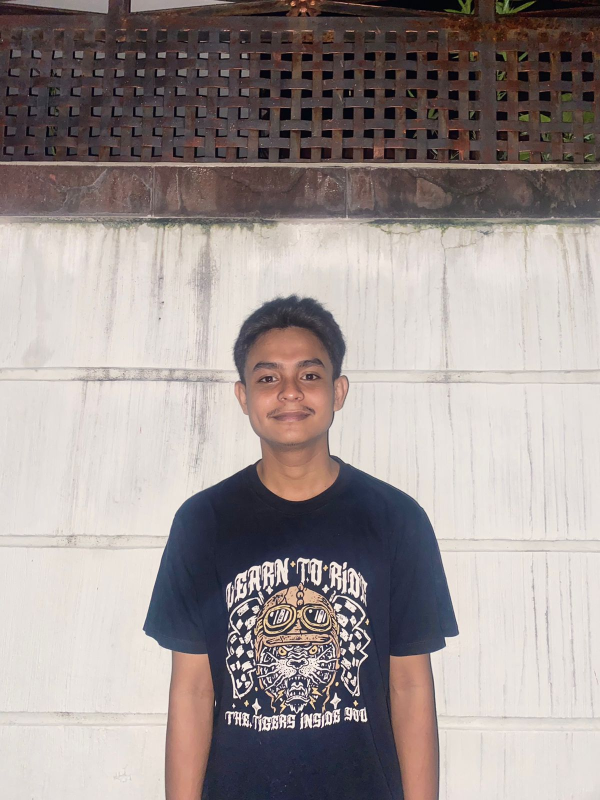
#> input picture foto.jpeg, 1200 x 1600 px (shown at 1/2 size)
$ jupyter execute main.ipynb
#> lines starting #> are read from the running program, lines starting #| are printed output that depends on the picture
[cell 1]
import cv2
import numpy as np
from matplotlib import pyplot as plt

# Membaca gambar asli
image_path = './foto.jpeg'
image = cv2.imread(image_path)
#> image is the input picture: shape (1600, 1200, 3); mean B, G, R 145.8, 147.6, 157.3

# Pastikan gambar berhasil dibaca
if image is None:
    print("Gambar tidak terdeteksi")
else:
    plt.figure(figsize=(12, 4))

    # Menampilkan gambar asli
    plt.subplot(131)
    plt.title('Gambar Asli')
    # Mengonversi gambar ke grayscale sebelum menampilkannya
    grayscale_image = cv2.cvtColor(image, cv2.COLOR_BGR2GRAY)
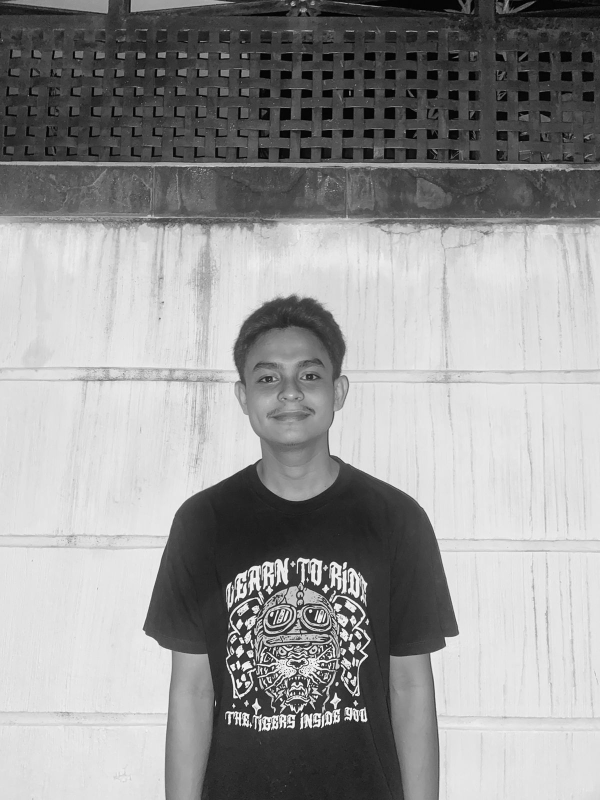
#> grayscale_image: shape (1600, 1200) (shown at 1/2 size); min 0, max 255, mean 150.2
    plt.imshow(grayscale_image, cmap='gray')

    # Menambahkan Gaussian noise
    mean = 0
    std_dev = 25
    noisy_image = grayscale_image + np.random.normal(mean, std_dev, grayscale_image.shape).astype(np.uint8)
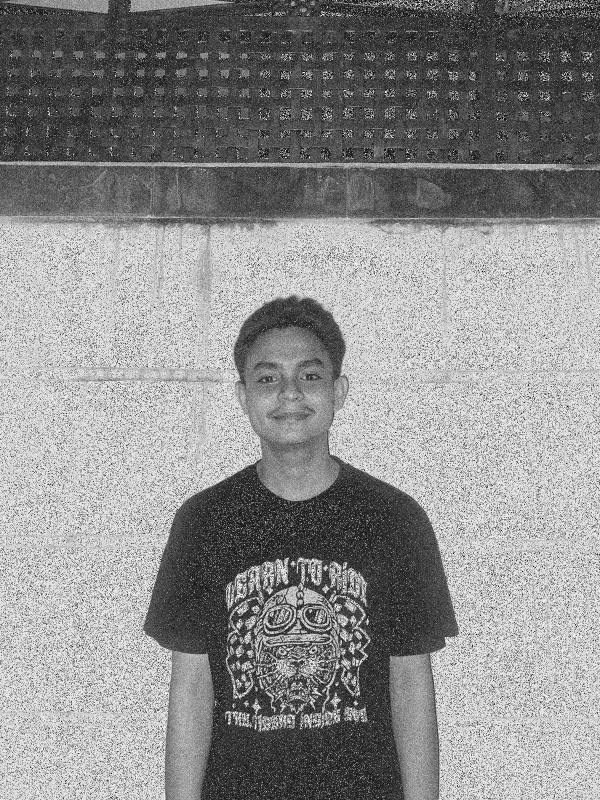
#> noisy_image: shape (1600, 1200) (shown at 1/2 size); min 0, max 255, mean 140.9

    # Menampilkan gambar dengan Gaussian noise
    plt.subplot(132)
    plt.title('Gaussian Noise')
    plt.imshow(noisy_image, cmap='gray')

    # Mengurangi noise dengan filter Gaussian
    kernel_size = (5, 5)
    denoised_image = cv2.GaussianBlur(noisy_image, kernel_size, 0)

    # Menampilkan gambar yang telah direduksi noise
    plt.subplot(133)
    plt.title('Hasil Reduksi Noise (Gaussian Filter)')
    plt.imshow(denoised_image, cmap='gray')

    plt.tight_layout()
    plt.show()
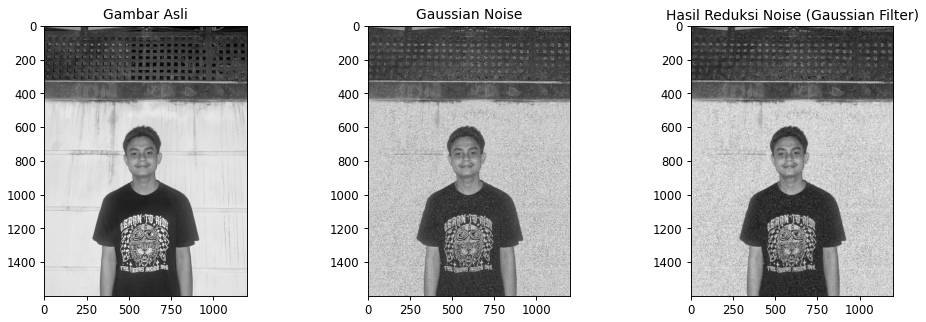
#> figure drawn by matplotlib, 3 panels

[cell 2]
import cv2
import numpy as np
from matplotlib import pyplot as plt

# Membaca gambar dari file
image = cv2.imread('./foto.jpeg')

# Mengubah gambar menjadi grayscale
gray_image = cv2.cvtColor(image, cv2.COLOR_BGR2GRAY)

# Membuat salinan gambar grayscale
noisy_image = gray_image.copy()

# Mencari jumlah piksel yang akan diubah menjadi noise
amount_of_noise = 0.1

# Mengacak lokasi piksel yang akan diubah menjadi noise "salt"
num_salt = np.ceil(amount_of_noise * gray_image.size)
#> num_salt = 192000
salt_coords = [np.random.randint(0, i - 1, int(num_salt)) for i in gray_image.shape]
noisy_image[salt_coords[0], salt_coords[1]] = 255  # Menjadi piksel putih

# Mengacak lokasi piksel yang akan diubah menjadi noise "pepper"
num_pepper = np.ceil(amount_of_noise * gray_image.size)
#> num_pepper = 192000
pepper_coords = [np.random.randint(0, i - 1, int(num_pepper)) for i in gray_image.shape]
noisy_image[pepper_coords[0], pepper_coords[1]] = 0  # Menjadi piksel hitam
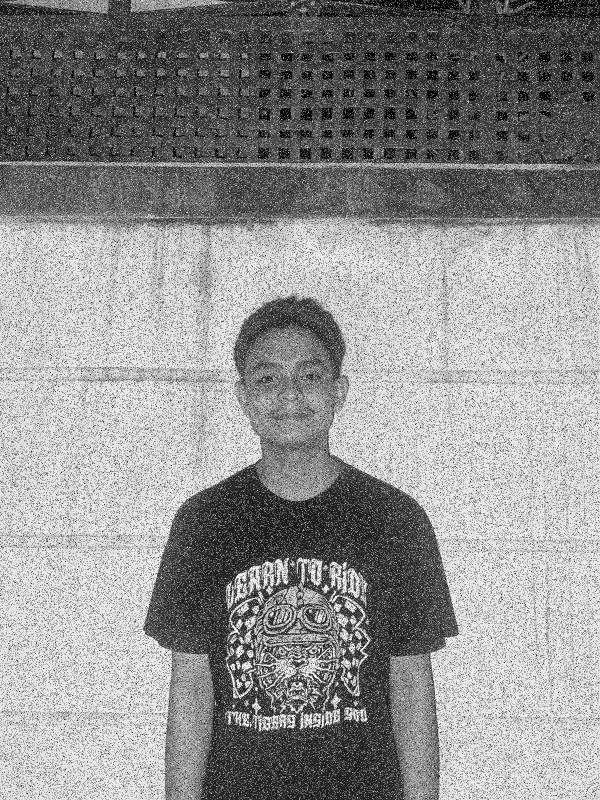
#> noisy_image: shape (1600, 1200) (shown at 1/2 size); min 0, max 255, mean 144.9

# Menggunakan filter median untuk mengurangi noise
filtered_image = cv2.medianBlur(noisy_image, 5)  # Angka 5 adalah ukuran kernel filter

# Menampilkan gambar grayscale asli, gambar dengan noise, dan gambar setelah reduksi noise
plt.figure(figsize=(18, 6))
plt.subplot(1, 3, 1)
plt.title('Gambar Asli')
plt.imshow(gray_image, cmap='gray')

plt.subplot(1, 3, 2)
plt.title('Gambar dengan Noise Salt and Pepper')
plt.imshow(noisy_image, cmap='gray')

plt.subplot(1, 3, 3)
plt.title('Gambar setelah Reduksi Noise')
plt.imshow(filtered_image, cmap='gray')

plt.show()

[cell 3]
import cv2
import numpy as np
import matplotlib.pyplot as plt

# Membaca gambar
image_path = './foto.jpeg'
image = cv2.imread(image_path)

# Pastikan gambar berhasil dibaca
if image is None:
    print("Gambar tidak terdeteksi")
else:
    # Menambahkan kecerahan
    brightness_increase = cv2.convertScaleAbs(image, alpha=1.0, beta=50)
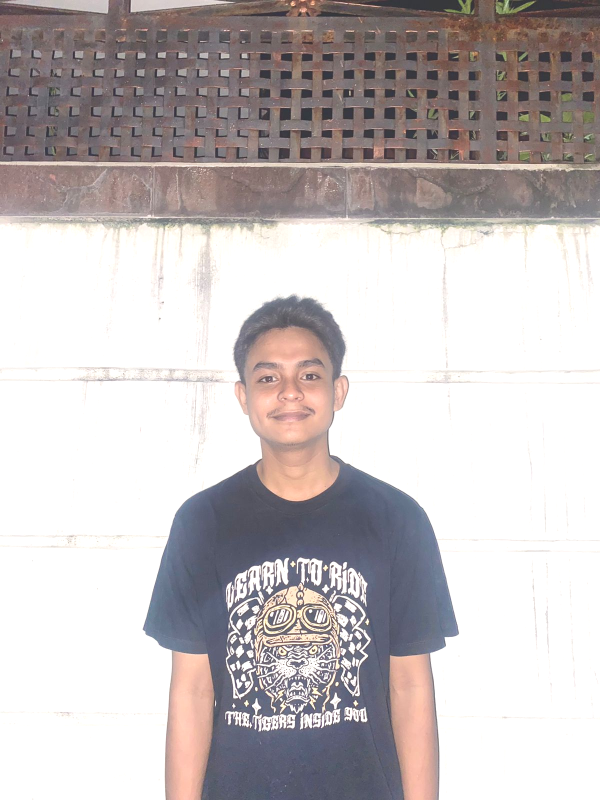
#> brightness_increase: shape (1600, 1200, 3) (shown at 1/2 size); mean B, G, R 189.5, 189, 195.6
    # Mengurangi kecerahan
    brightness_decrease = cv2.convertScaleAbs(image, alpha=1.0, beta=-50)
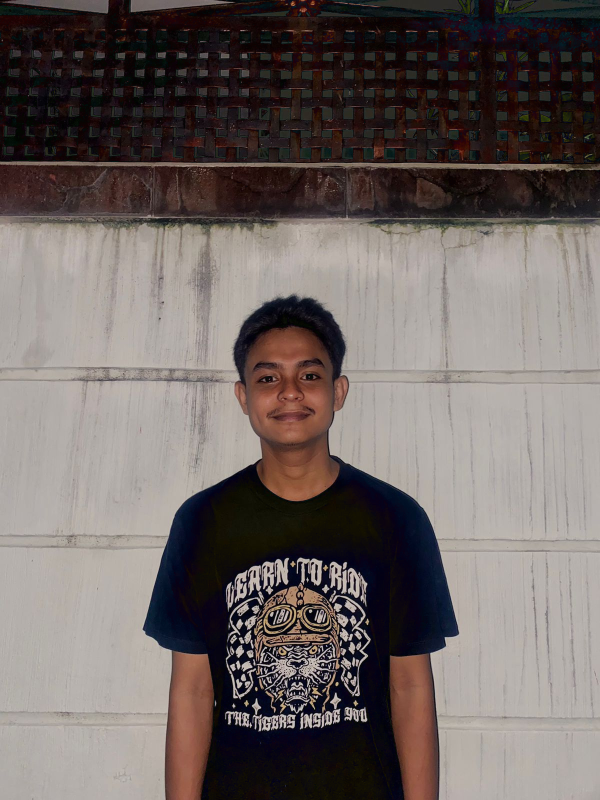
#> brightness_decrease: shape (1600, 1200, 3) (shown at 1/2 size); mean B, G, R 99.4, 102.1, 111.2

    # Menampilkan gambar asli
    plt.figure(figsize=(18, 14))
    plt.subplot(231)
    plt.title('Gambar Asli')
    plt.imshow(cv2.cvtColor(image, cv2.COLOR_BGR2RGB))

    # Menampilkan histogram gambar asli
    plt.subplot(234)
    plt.title('Histogram Gambar Asli')
    for i, color in enumerate(['b', 'g', 'r']):
        hist = cv2.calcHist([image], [i], None, [256], [0, 256])
        plt.plot(hist, color=color)

    # Menampilkan gambar setelah penambahan kecerahan
    plt.subplot(232)
    plt.title('Penambahan Brightness')
    plt.imshow(cv2.cvtColor(brightness_increase, cv2.COLOR_BGR2RGB))

    # Menampilkan histogram gambar setelah penambahan kecerahan
    plt.subplot(235)
    plt.title('Histogram Setelah Kecerahan Ditambahkan')
    for i, color in enumerate(['b', 'g', 'r']):
        hist = cv2.calcHist([brightness_increase], [i], None, [256], [0, 256])
        plt.plot(hist, color=color)

    # Menampilkan gambar setelah pengurangan kecerahan
    plt.subplot(233)
    plt.title('Pengurangan Brightness')
    plt.imshow(cv2.cvtColor(brightness_decrease, cv2.COLOR_BGR2RGB))

    # Menampilkan histogram gambar setelah pengurangan kecerahan
    plt.subplot(236)
    plt.title('Histogram Setelah Kecerahan Dikurangi')
    for i, color in enumerate(['b', 'g', 'r']):
        hist = cv2.calcHist([brightness_decrease], [i], None, [256], [0, 256])
        plt.plot(hist, color=color)

    plt.tight_layout()
    plt.show()
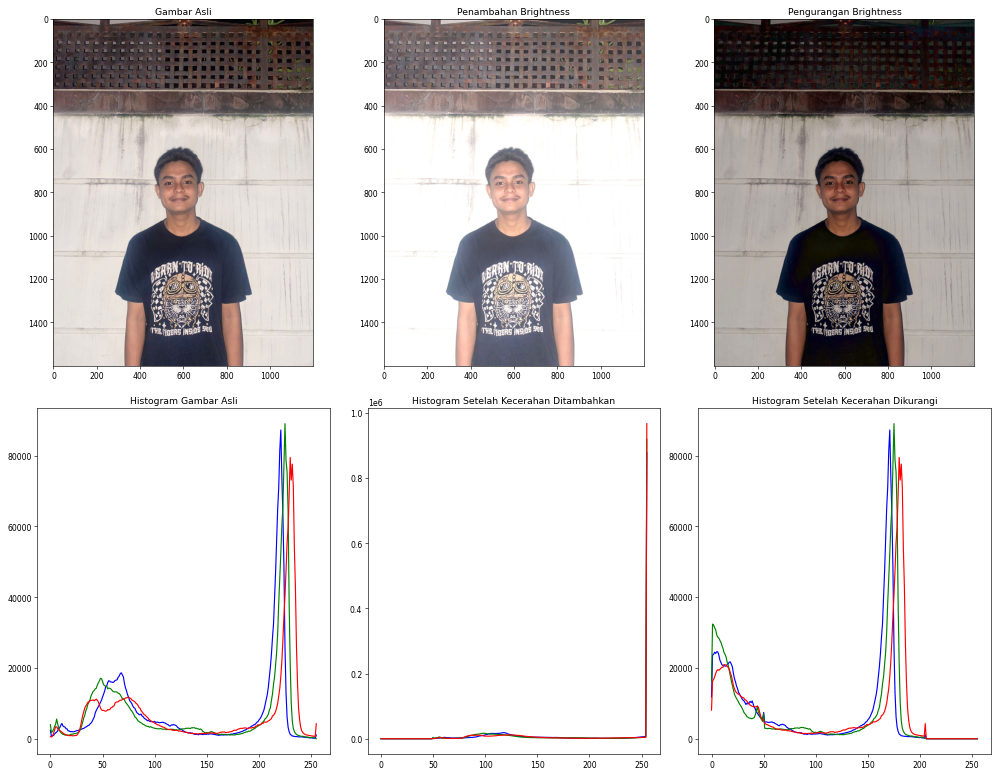
#> figure drawn by matplotlib, 6 panels; panel 2: curve peaks at x = 221, y = 87248; panel 2: curve peaks at x = 225, y = 89038; panel 2: curve peaks at x = 230, y = 79508; panel 4: curve peaks at x = 255, y = 879174

[cell 4]
import cv2
import matplotlib.pyplot as plt

# Membaca gambar berwarna
image_path = './foto.jpeg'
image = cv2.imread(image_path)

# Pastikan gambar berhasil dibaca
if image is None:
    print("Gambar tidak terdeteksi")
else:
    # Mengonversi citra ke grayscale
    grayscale_image = cv2.cvtColor(image, cv2.COLOR_BGR2GRAY)

    # Menampilkan citra asli
    plt.subplot(122)
    plt.title('Gambar Asli')
    plt.imshow(cv2.cvtColor(image, cv2.COLOR_BGR2RGB))

    # Menampilkan citra grayscale
    plt.subplot(121)
    plt.title('Grayscale')
    plt.imshow(grayscale_image, cmap='gray')

    plt.show()
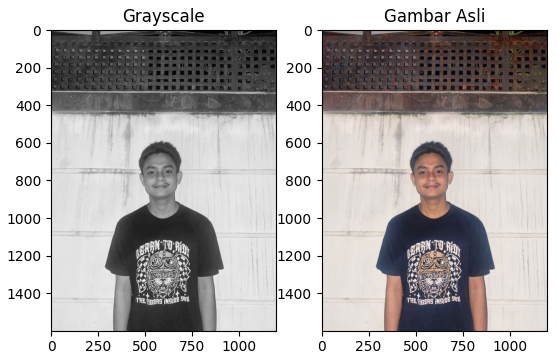
#> figure drawn by matplotlib, 2 panels

[cell 5]
import cv2
import matplotlib.pyplot as plt

# Membaca gambar berwarna
image_path = './foto.jpeg'
image = cv2.imread(image_path)

# Pastikan gambar berhasil dibaca
if image is None:
    print("Gambar tidak terdeteksi")
else:
    # Mengonversi citra ke citra negatif
    negative_image = cv2.bitwise_not(image)
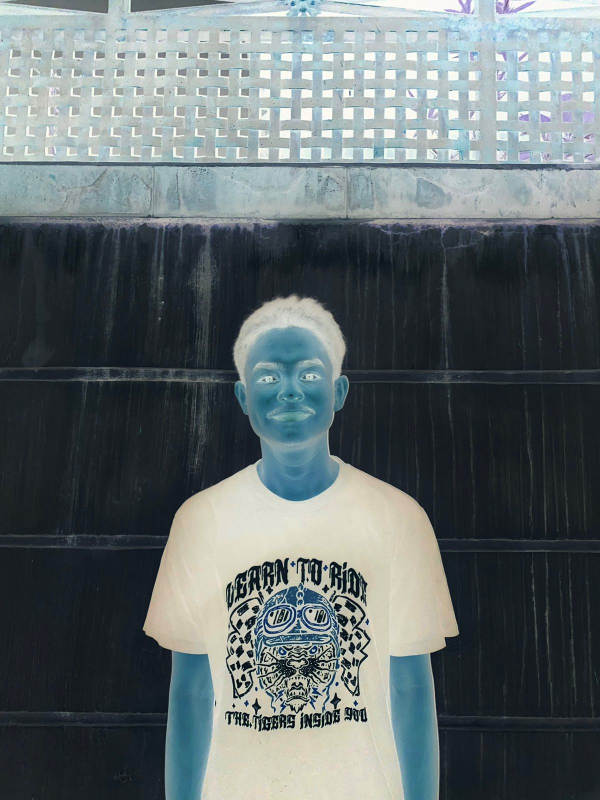
#> negative_image: shape (1600, 1200, 3) (shown at 1/2 size); mean B, G, R 109.2, 107.4, 97.7

    # Menampilkan citra negatif
    plt.subplot(121)
    plt.title('Citra Negatif')
    plt.imshow(cv2.cvtColor(negative_image, cv2.COLOR_BGR2RGB))

    # Menampilkan citra asli
    plt.subplot(122)
    plt.title('Gambar Asli')
    plt.imshow(cv2.cvtColor(image, cv2.COLOR_BGR2RGB))

    plt.show()
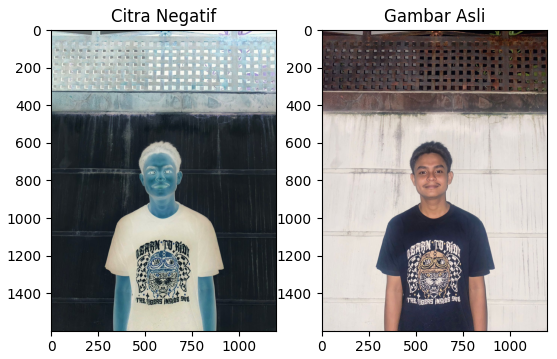
#> figure drawn by matplotlib, 2 panels
